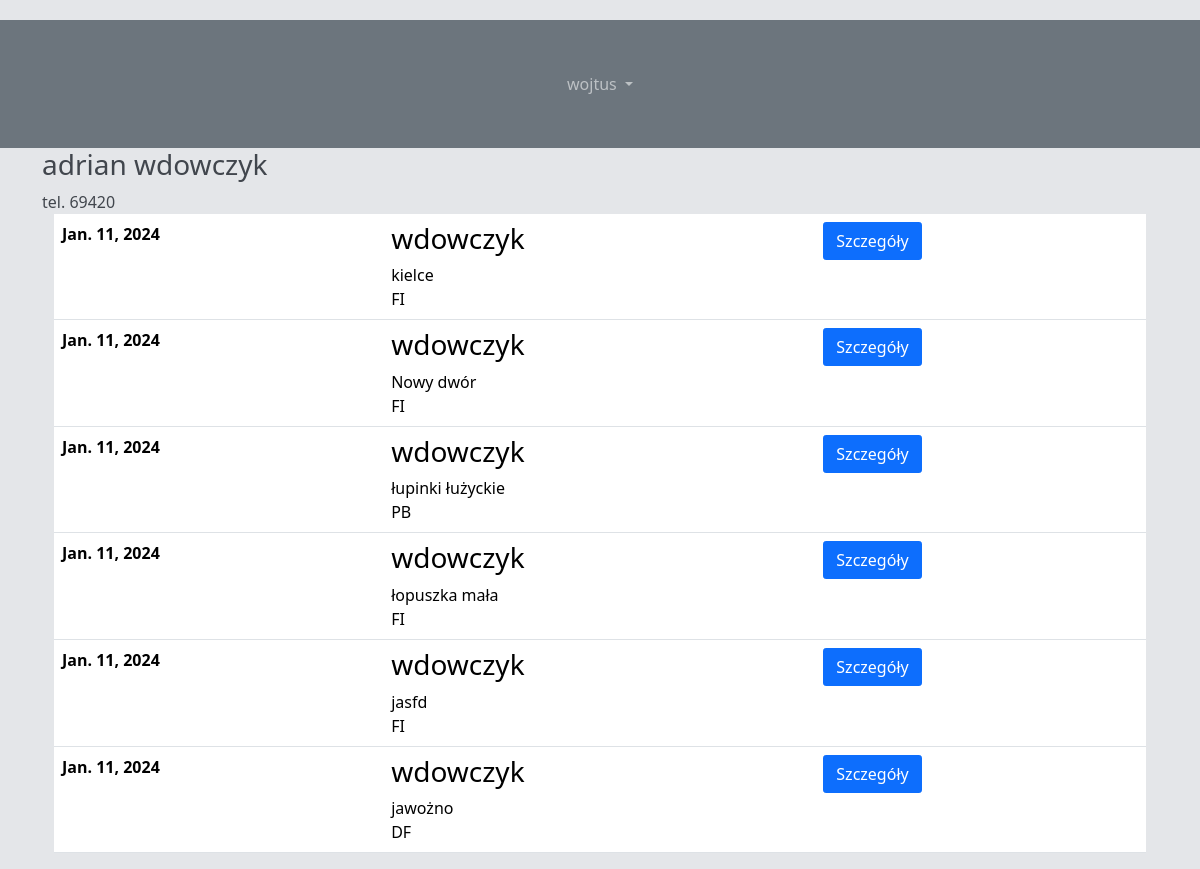
The app's page /zamowienia/klient/1_adrian_wdowczyk/ (signed in) with its own data.
### order_display/models.py (models this page shows, shortened)
class Client(models.Model):
    first_name = models.CharField(max_length=20,blank=True)
    last_name = models.CharField(max_length=20,blank=True)
    phone_number = models.IntegerField(blank = True)
    slug = models.SlugField(max_length=255,blank=True, unique=True)
    def __str__(self):
        return self.last_name

class Order(models.Model):
    objects = models.Manager()
    published = PublishedManager()
    class Status(models.TextChoices):
        DRAFT = 'DF', 'Draft'
        PUBLISHED = 'PB', 'Published'
        FINISHED = 'FI', 'Finished'
    client = models.ForeignKey(Client,
                               on_delete=models.CASCADE,
                               related_name='order',
                               blank = True)
    created = models.DateField(default = timezone.now)
    due = models.DateField(default = timezone.now, blank=True)
    slug = models.SlugField(max_length=255, blank=True)
    status = models.CharField(max_length=2,
                              choices=Status.choices,
                              default=Status.PUBLISHED)
    adres = models.CharField(max_length=255, blank=True)
    workers = models.ManyToManyField(User)

### order_display/views.py (the view)
# urls.py: path('klient/<slug:client>/', views.client_detail_view, name = 'client_detail'),
@login_required(login_url='/login/')
def client_detail_view(request, client):
    client = Client.objects.get(slug = client)
    orders = client.order.all()
    return render(request, 'order_display/client.html', context={"client":client, "orders": orders})

### order_display/templates/order_display/client.html (shortened to what this page needs)
{% extends "order_display/base.html" %}
{% block content %}
<div class="event-schedule-area-two bg-color pad100">
    <div id='order_info'>
        <tr class="inner-box">
          <td>
              <div class="event-wrap">
                  <h3><a>{{ client.first_name }} {{client.last_name}}</a></h3>
                  <div class="meta">
                      <div class="organizers">
                          <a>tel. {{client.phone_number}}</a>
                      </div>
                  </div>
              </div>
          </td>
        </tr>
        </div>
  <div class="container">
      <div class="tab-content" id="myTabContent">
          <div class="tab-pane fade active show" id="home" role="tabpanel">
              <div class="table-responsive">
                  <table class="table">
                    {% for order in orders %}
                      <tr class="inner-box">
                          <th scope="row">
                              <div class="event-date">
                                  {{order.due}}
                              </div>
                          </th>
                          <td>
                              <div class="event-wrap">
                                  <h3><a>{{ order.client }}</a></h3>
                                  <div class="meta">
                                      <div class="organizers">
                                          <a>{{order.adres}}</a>
                                      </div>
                                      <div class="categories">
                                          <a>{{order.status}}</a>
                                      </div>
                                  </div>
                              </div>
                          </td>
                          <td>
                              <div class="primary-btn">
                                  <a class="btn btn-primary" href={% url 'order_display:order_detail' order.slug %}>Szczegóły</a>
                              </div>
                          </td>
                      </tr>
                      {% endfor %}
                  </table>
              </div>
          </div>
      </div>
  </div>
</div>
{% endblock %}

### order_display/templates/order_display/base.html (shortened to what this page needs)
<!DOCTYPE html>
{% load static %}
<html>
<head>
  {% load crispy_forms_tags %}
  {% load bootstrap5 %}
  {% bootstrap_css %}
  <link rel="stylesheet" href="{% static 'css/list_css.css' %}" type="text/css" />
  <link rel="stylesheet" href="{% static 'css/navbar_css.css' %}" type="text/css" />
  <link rel="stylesheet" href="{% static 'css/order_detail.css' %}" type="text/css" />
</head>
<body>
	<nav class="navbar navbar-expand-lg navbar-dark p-3 bg-secondary" id="headerNav">
    <div class="container-fluid">
      <div class=" collapse navbar-collapse" id="navbarNavDropdown">
        <ul class="navbar-nav mx-auto ">
          {% if user.is_authenticated %}
            <li class="nav-item dropdown">
              <a class="nav-link mx-2 dropdown-toggle" href="#" id="navbarDropdownMenuLink" role="button" data-bs-toggle="dropdown" aria-expanded="false">
                {{ user.username }}
              </a>
            </li>
          {% endif %}
        </ul>
      </div>
    </div>
  </nav>
<div class="container">
  {% block content %}
  {% endblock %}
</div>
</body>
</html>

### order_display/static/css/list_css.css (style rules this page uses)
body { margin-top:20px; }

### order_display/static/css/navbar_css.css (style rules this page uses)
@media screen and (min-width:992px) { .nav-item { line-height:80px; } }

### order_display/static/css/order_detail.css (style rules this page uses)
body { margin-top:20px; background-color: #e4e6e9; color: #41464d; }
.btn:not(:disabled):not(.disabled) { cursor: pointer; }
.btn { cursor: pointer; position: relative; z-index: auto; border-radius: .175rem; transition: color .15s,background-color .15s,border-color .15s,box-shadow .15s,opacity .15s; }

### records on screen
Client: first_name "adrian", last_name "wdowczyk", phone_number "69420"
Order: due "Jan. 11, 2024", client "wdowczyk", adres "kielce", status "FI"
Order: due "Jan. 11, 2024", client "wdowczyk", adres "Nowy dwór", status "FI"
Order: due "Jan. 11, 2024", client "wdowczyk", adres "łupinki łużyckie", status "PB"
Order: due "Jan. 11, 2024", client "wdowczyk", adres "łopuszka mała", status "FI"
Order: due "Jan. 11, 2024", client "wdowczyk", adres "jasfd", status "FI"
Order: due "Jan. 11, 2024", client "wdowczyk", adres "jawożno", status "DF"

### other values on screen
{{ user.username }} "wojtus"
